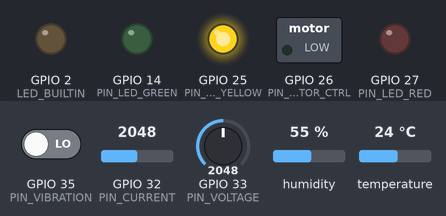
A sketch run on a simulated ESP32. Parts: switched loads named in the sketch (green lamp = pin HIGH), output pins drawn as LEDs (lit = HIGH). The test bench sets the inputs (shaded band); at power-on: GPIO 32 (PIN_CURRENT) = 2048, GPIO 33 (PIN_VOLTAGE) = 2048, GPIO 35 (PIN_VIBRATION) LOW, humidity 55 %, temperature 24 °C. WiFi joins after 1.5 s; servers stay silent unless stated; uploads are accepted with an empty reply; what the sketch prints to the serial monitor is not drawn.

Above: at 0.3 s.
At 1.8 s:
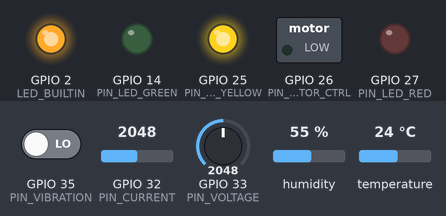
Timing chart, 0 to 3.3 s (numbered marks = the images above):
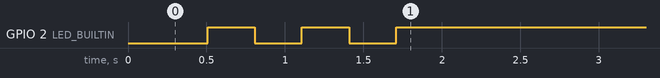

The sketch:

esp32_motor_monitor.ino
```cpp
// ════════════════════════════════════════════════════════════
//  ConfiMinas — Firmware ESP32  v2.2.0
//  Motor Monitor + LEDs de Status
//
//  LEDs:
//    Amarelo (GPIO25) — circuito energizado (sempre acesa)
//    Vermelho (GPIO27) — motor parado
//    Verde    (GPIO14) — motor em funcionamento
//
//  Fluxo:
//    1. Lê sensores a cada SEND_INTERVAL_MS
//    2. POST /api/readings  → envia dados ao backend
//    3. GET  /api/esp32/health → lê is_running → controla motor + LEDs
// ════════════════════════════════════════════════════════════

#include <WiFi.h>
#include <HTTPClient.h>
#include <ArduinoJson.h>
#include <ESPmDNS.h>
#include "config.h"

#if USE_DHT22
  #include <DHT.h>
  DHT dht(PIN_TEMP_DHT, DHT22);
#endif

#if USE_ADXL345
  #include <Wire.h>
  #include <Adafruit_ADXL345_U.h>
  Adafruit_ADXL345_Unified accel(12345);
#endif

// ── Estado global ────────────────────────────────────────────
static bool   motorRunning  = false;
static bool   wifiOk        = false;
static int    httpFailCount = 0;
static String resolvedHost  = "";

// ── Protótipos ───────────────────────────────────────────────
void  setupPins();
void  setupWifi();
void  resolveHost();
float readTemperature();
float readVibration();
float readCurrent();
float readVoltage();
void  setMotor(bool on);
void  updateLEDs();
void  postReading();
void  pollMotorState();

// ════════════════════════════════════════════════════════════
void setup() {
  Serial.begin(115200);
  delay(200);
  Serial.println("\n[BOOT] ConfiMinas ESP32 v" FIRMWARE_VER);

  setupPins();

  // Amarela acende imediatamente — circuito energizado
  digitalWrite(PIN_LED_YELLOW, HIGH);

  // Estado inicial: motor parado → vermelha acesa
  setMotor(false);

#if USE_DHT22
  dht.begin();
  Serial.println("[SENSOR] DHT22 iniciado");
#else
  Serial.println("[SENSOR] LM35 (ADC) configurado");
#endif

#if USE_ADXL345
  Wire.begin();
  if (!accel.begin()) {
    Serial.println("[WARN] ADXL345 nao encontrado — usando SW-420");
  } else {
    accel.setRange(ADXL345_RANGE_16_G);
    Serial.println("[SENSOR] ADXL345 iniciado");
  }
#else
  Serial.println("[SENSOR] SW-420 (digital) configurado");
#endif

  setupWifi();
  resolveHost();

  Serial.println("[READY] Envio a cada " + String(SEND_INTERVAL_MS) + " ms");
}

// ════════════════════════════════════════════════════════════
void loop() {
  static unsigned long lastAction = 0;
  unsigned long now = millis();

  // Reconexão WiFi se cair
  if (WiFi.status() != WL_CONNECTED) {
    wifiOk = false;
    Serial.println("[WiFi] Conexao perdida — reconectando...");
    setupWifi();
    resolveHost();
    return;
  }

  if (now - lastAction >= SEND_INTERVAL_MS) {
    lastAction = now;

    // 1. Envia leituras dos sensores
    postReading();

    // 2. Verifica estado do motor no backend e atualiza GPIO + LEDs
    pollMotorState();
  }
}

// ════════════════════════════════════════════════════════════
//  SETUP — pinos e periféricos
// ════════════════════════════════════════════════════════════
void setupPins() {
  pinMode(LED_BUILTIN,     OUTPUT);
  pinMode(PIN_LED_YELLOW,  OUTPUT);
  pinMode(PIN_LED_RED,     OUTPUT);
  pinMode(PIN_LED_GREEN,   OUTPUT);
  pinMode(PIN_MOTOR_CTRL,  OUTPUT);

  // Tudo desligado no boot
  digitalWrite(LED_BUILTIN,    LOW);
  digitalWrite(PIN_LED_YELLOW, LOW);
  digitalWrite(PIN_LED_RED,    LOW);
  digitalWrite(PIN_LED_GREEN,  LOW);
  digitalWrite(PIN_MOTOR_CTRL, LOW);
}

// ════════════════════════════════════════════════════════════
//  WiFi
// ════════════════════════════════════════════════════════════
void setupWifi() {
  Serial.printf("[WiFi] Conectando a %s", WIFI_SSID);
  WiFi.mode(WIFI_STA);
  WiFi.begin(WIFI_SSID, WIFI_PASSWORD);

  unsigned long t = millis();
  while (WiFi.status() != WL_CONNECTED && millis() - t < WIFI_TIMEOUT_MS) {
    delay(300);
    Serial.print(".");
    // Pisca LED builtin enquanto conecta
    digitalWrite(LED_BUILTIN, !digitalRead(LED_BUILTIN));
  }

  if (WiFi.status() == WL_CONNECTED) {
    wifiOk = true;
    digitalWrite(LED_BUILTIN, HIGH);
    Serial.printf("\n[WiFi] OK · IP: %s · RSSI: %d dBm\n",
                  WiFi.localIP().toString().c_str(), WiFi.RSSI());
#if USE_MDNS
    if (MDNS.begin("esp32-motor")) {
      Serial.println("[mDNS] Registrado como esp32-motor.local");
    }
#endif
  } else {
    wifiOk = false;
    digitalWrite(LED_BUILTIN, LOW);
    Serial.println("\n[WiFi] FALHOU — retry no proximo ciclo");
  }
}

void resolveHost() {
#if USE_MDNS
  String mdnsTarget = String(MDNS_HOST) + ".local";
  Serial.printf("[mDNS] Resolvendo %s...\n", mdnsTarget.c_str());
  IPAddress ip = MDNS.queryHost(mdnsTarget.c_str(), 3000);
  if ((uint32_t)ip != 0) {
    resolvedHost = ip.toString();
    Serial.printf("[mDNS] %s → %s\n", mdnsTarget.c_str(), resolvedHost.c_str());
    return;
  }
  Serial.println("[mDNS] Nao resolvido — usando IP fixo");
#endif
  resolvedHost = String(API_HOST);
  Serial.printf("[NET] Host: %s:%d\n", resolvedHost.c_str(), API_PORT);
}

// ════════════════════════════════════════════════════════════
//  SENSORES
// ════════════════════════════════════════════════════════════
float readTemperature() {
#if USE_DHT22
  float t = dht.readTemperature();
  if (isnan(t)) {
    Serial.println("[WARN] DHT22 falhou — usando 25.0C");
    return 25.0f;
  }
  return t;
#else
  // LM35: 10 mV/°C, ADC 12-bit, VREF 3.3V
  int raw = analogRead(PIN_TEMP_LM35);
  float voltage = (raw / 4095.0f) * ADC_VREF;
  return voltage * 100.0f;
#endif
}

float readVibration() {
#if USE_ADXL345
  sensors_event_t event;
  accel.getEvent(&event);
  float ax = event.acceleration.x;
  float ay = event.acceleration.y;
  float az = event.acceleration.z;
  // Magnitude da aceleração em m/s² convertida para mm/s (fator empírico)
  return sqrt(ax * ax + ay * ay + az * az) * 1.5f;
#else
  // SW-420: HIGH = vibração detectada
  return (digitalRead(PIN_VIBRATION) == HIGH) ? 15.0f : 2.0f;
#endif
}

float readCurrent() {
  // Média de CURRENT_SAMPLES amostras para reduzir ruído ADC
  long sum = 0;
  for (int i = 0; i < CURRENT_SAMPLES; i++) {
    sum += analogRead(PIN_CURRENT);
    delayMicroseconds(10);
  }
  float raw_avg = sum / (float)CURRENT_SAMPLES;
  float voltage  = (raw_avg / 4095.0f) * ADC_VREF;
  float current  = (voltage - ACS712_VCC_HALF) / ACS712_SENSITIVITY;
  return max(0.0f, current);
}

float readVoltage() {
  int   raw     = analogRead(PIN_VOLTAGE);
  float v_adc   = (raw / 4095.0f) * ADC_VREF;
  return v_adc * VOLTAGE_RATIO;
}

// ════════════════════════════════════════════════════════════
//  MOTOR + LEDs
// ════════════════════════════════════════════════════════════

// Controla o motor físico (BC547 via GPIO26) e atualiza LEDs
void setMotor(bool on) {
  if (on == motorRunning) return; // sem mudança

  motorRunning = on;
  digitalWrite(PIN_MOTOR_CTRL, on ? HIGH : LOW);
  updateLEDs();

  Serial.printf("[MOTOR] %s\n", on ? "LIGADO  → LED VERDE acesa" : "PARADO  → LED VERMELHA acesa");
}

void updateLEDs() {
  // Amarela: sempre acesa (gerenciada no setup e nunca apagada)
  digitalWrite(PIN_LED_GREEN, motorRunning ? HIGH : LOW);
  digitalWrite(PIN_LED_RED,   motorRunning ? LOW  : HIGH);
}

// ════════════════════════════════════════════════════════════
//  HTTP — POST leituras
// ════════════════════════════════════════════════════════════
void postReading() {
  float temp = readTemperature();
  float vib  = readVibration();
  float curr = readCurrent();
  float volt = readVoltage();

  StaticJsonDocument<256> doc;
  doc["temperature"] = serialized(String(temp, 2));
  doc["vibration"]   = serialized(String(vib,  2));
  doc["current"]     = serialized(String(curr, 2));
  doc["voltage"]     = serialized(String(volt, 2));
  doc["device_id"]   = DEVICE_ID;
  doc["source"]      = "esp32";

  String body;
  serializeJson(doc, body);

  String url = "http://" + resolvedHost + ":" + String(API_PORT) + String(API_ENDPOINT);

  HTTPClient http;
  http.begin(url);
  http.addHeader("Content-Type", "application/json");
  http.setTimeout(HTTP_TIMEOUT_MS);

  int code = http.POST(body);
  http.end();

  if (code == 200 || code == 201) {
    httpFailCount = 0;
    digitalWrite(LED_BUILTIN, HIGH);
    Serial.printf("[OK]  T=%.1fC Vib=%.2fmm/s I=%.2fA U=%.2fV  motor=%s\n",
                  temp, vib, curr, volt, motorRunning ? "ON" : "OFF");
  } else {
    httpFailCount++;
    Serial.printf("[ERR] POST %d (falha consecutiva: %d)\n", code, httpFailCount);

    // Pisca LED builtin 3x para indicar falha de envio
    for (int i = 0; i < 3; i++) {
      digitalWrite(LED_BUILTIN, LOW);  delay(100);
      digitalWrite(LED_BUILTIN, HIGH); delay(100);
    }

    // Após 5 falhas, tenta redescobrir o host
    if (httpFailCount >= 5) {
      Serial.println("[NET] 5 falhas — redescobrir host...");
      resolveHost();
      httpFailCount = 0;
    }
  }
}

// ════════════════════════════════════════════════════════════
//  HTTP — GET estado do motor (polling do dashboard)
//
//  O dashboard chama POST /api/motor/start ou /api/motor/stop.
//  O backend grava is_running no banco.
//  A placa lê is_running aqui e controla GPIO26 + LEDs.
// ════════════════════════════════════════════════════════════
void pollMotorState() {
  String url = "http://" + resolvedHost + ":" + String(API_PORT) + String(API_HEALTH_PATH);

  HTTPClient http;
  http.begin(url);
  http.setTimeout(HTTP_TIMEOUT_MS);

  int code = http.GET();
  if (code == 200) {
    String payload = http.getString();
    StaticJsonDocument<256> doc;
    DeserializationError err = deserializeJson(doc, payload);

    if (!err && doc.containsKey("is_running")) {
      bool backendRunning = doc["is_running"].as<bool>();
      setMotor(backendRunning); // só age se houver mudança
    }
  } else {
    Serial.printf("[WARN] pollMotorState HTTP %d\n", code);
  }

  http.end();
}
```

config.h
```cpp
#pragma once

// ════════════════════════════════════════════════════════════
//  ConfiMinas — Configuração do Firmware ESP32
//  Edite as 3 linhas marcadas com [EDITAR].
// ════════════════════════════════════════════════════════════

// ── WiFi ────────────────────────────────────────────────────  [EDITAR]
#define WIFI_SSID     "Vinicius"
#define WIFI_PASSWORD "Redline17qual "

// ── Backend ─────────────────────────────────────────────────  [EDITAR]
// Coloque o IP do PC que roda o servidor (ifconfig / ipconfig).
// Se USE_MDNS=true, a placa também tenta resolver "confiminas.local".
#define API_HOST          "192.168.1.220"
#define API_PORT          8000
#define API_ENDPOINT      "/api/readings"
#define API_HEALTH_PATH   "/api/esp32/health"

// Auto-discovery via mDNS — fallback quando o IP estiver errado.
#define USE_MDNS          true
#define MDNS_HOST         "confiminas"          // → confiminas.local

// ── Envio ───────────────────────────────────────────────────
#define SEND_INTERVAL_MS  2000     // periodicidade de envio (ms)
#define HTTP_TIMEOUT_MS   4000
#define WIFI_TIMEOUT_MS   12000

// ── Temperatura ─────────────────────────────────────────────
#define PIN_TEMP_DHT      4        // GPIO4 — DHT22 DATA
#define USE_DHT22         true     // true=DHT22 | false=LM35
#define PIN_TEMP_LM35     34       // GPIO34 (ADC)

// ── Vibração ────────────────────────────────────────────────
#define USE_ADXL345       false    // true=ADXL345 I2C | false=SW-420 digital
#define PIN_VIBRATION     35       // GPIO35 (SW-420)

// ── Corrente — Potenciômetro 10kΩ (simulação) ───────────────
// Conexão: 3.3V → pot pino1 | GND → pot pino3 | cursor → GPIO32
// Gira pot: 0V=0A  1.65V=2.5A  3.3V=5A
#define PIN_CURRENT          32       // GPIO32 (ADC1)
#define ACS712_SENSITIVITY   0.66f    // 3.3V ÷ 5A (mapeamento pot→corrente)
#define ACS712_VCC_HALF      0.0f     // pot começa em 0V, sem offset
#define ADC_VREF             3.3f
#define ADC_BITS             12
#define CURRENT_SAMPLES      1000

// ── Tensão — divisor resistivo DC (R1=R2=10kΩ) ─────────────
#define PIN_VOLTAGE          33       // GPIO33 (ADC1)
#define VOLTAGE_RATIO        2.0f     // lê até 6.6V DC

// ── Motor (transistor BC547) ────────────────────────────────
#define PIN_MOTOR_CTRL    26
#define MOTOR_ON_LEVEL    HIGH

// ── LED interno (WiFi status) ────────────────────────────────
#ifndef LED_BUILTIN
  #define LED_BUILTIN 2        // GPIO2 — LED azul da placa ESP32 Dev Module
#endif

// ── LEDs de status ──────────────────────────────────────────
// Conexão: GPIO → Resistor 330Ω → LED → GND
#define PIN_LED_YELLOW    25   // GPIO25 — circuito energizado (sempre acesa)
#define PIN_LED_RED       27   // GPIO27 — motor parado
#define PIN_LED_GREEN     14   // GPIO14 — motor em funcionamento

// ── Identificação ───────────────────────────────────────────
#define DEVICE_ID    "ESP32-MOTOR-01"
#define FIRMWARE_VER "2.1.0"
```
